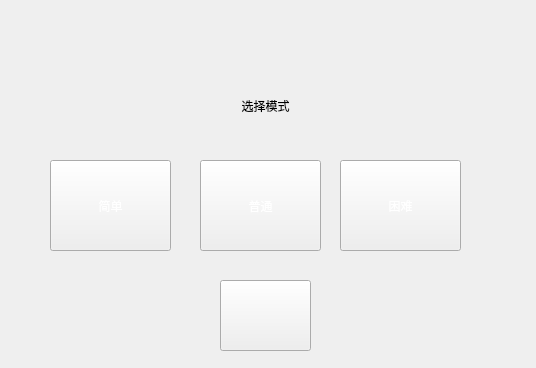
<?xml version="1.0" encoding="UTF-8"?>
<ui version="4.0">
 <class>selectlevel</class>
 <widget class="QWidget" name="selectlevel">
  <property name="geometry">
   <rect>
    <x>0</x>
    <y>0</y>
    <width>536</width>
    <height>368</height>
   </rect>
  </property>
  <property name="windowTitle">
   <string>Form</string>
  </property>
  <property name="styleSheet">
   <string notr="true">border-image: url(:/image/setting/dialogbox.png);</string>
  </property>
  <widget class="QPushButton" name="level1B">
   <property name="geometry">
    <rect>
     <x>50</x>
     <y>160</y>
     <width>121</width>
     <height>91</height>
    </rect>
   </property>
   <property name="styleSheet">
    <string notr="true">border-image: url(:/image/setting/nandu.png);
font: 22pt &quot;华文行楷&quot;;
color: rgb(255, 255, 255);</string>
   </property>
   <property name="text">
    <string>简单</string>
   </property>
  </widget>
  <widget class="QPushButton" name="level2B">
   <property name="geometry">
    <rect>
     <x>200</x>
     <y>160</y>
     <width>121</width>
     <height>91</height>
    </rect>
   </property>
   <property name="sizePolicy">
    <sizepolicy hsizetype="Preferred" vsizetype="Fixed">
     <horstretch>0</horstretch>
     <verstretch>0</verstretch>
    </sizepolicy>
   </property>
   <property name="styleSheet">
    <string notr="true">border-image: url(:/image/setting/nandu.png);
font: 22pt &quot;华文行楷&quot;;
color: rgb(255, 255, 255);</string>
   </property>
   <property name="text">
    <string>普通</string>
   </property>
  </widget>
  <widget class="QPushButton" name="level3B">
   <property name="geometry">
    <rect>
     <x>340</x>
     <y>160</y>
     <width>121</width>
     <height>91</height>
    </rect>
   </property>
   <property name="styleSheet">
    <string notr="true">border-image: url(:/image/setting/nandu.png);
font: 22pt &quot;华文行楷&quot;;
color: rgb(255, 255, 255);</string>
   </property>
   <property name="text">
    <string>困难</string>
   </property>
  </widget>
  <widget class="QLabel" name="label">
   <property name="geometry">
    <rect>
     <x>140</x>
     <y>70</y>
     <width>251</width>
     <height>71</height>
    </rect>
   </property>
   <property name="styleSheet">
    <string notr="true">border-image: url(:/image/setting/Ok.png);
font: 20pt &quot;华文行楷&quot;;</string>
   </property>
   <property name="text">
    <string>选择模式</string>
   </property>
   <property name="alignment">
    <set>Qt::AlignCenter</set>
   </property>
  </widget>
  <widget class="QPushButton" name="DoneB">
   <property name="geometry">
    <rect>
     <x>220</x>
     <y>280</y>
     <width>91</width>
     <height>71</height>
    </rect>
   </property>
   <property name="styleSheet">
    <string notr="true">border-image: url(:/image/setting/enter.png);</string>
   </property>
   <property name="text">
    <string/>
   </property>
  </widget>
 </widget>
 <resources/>
 <connections/>
</ui>
